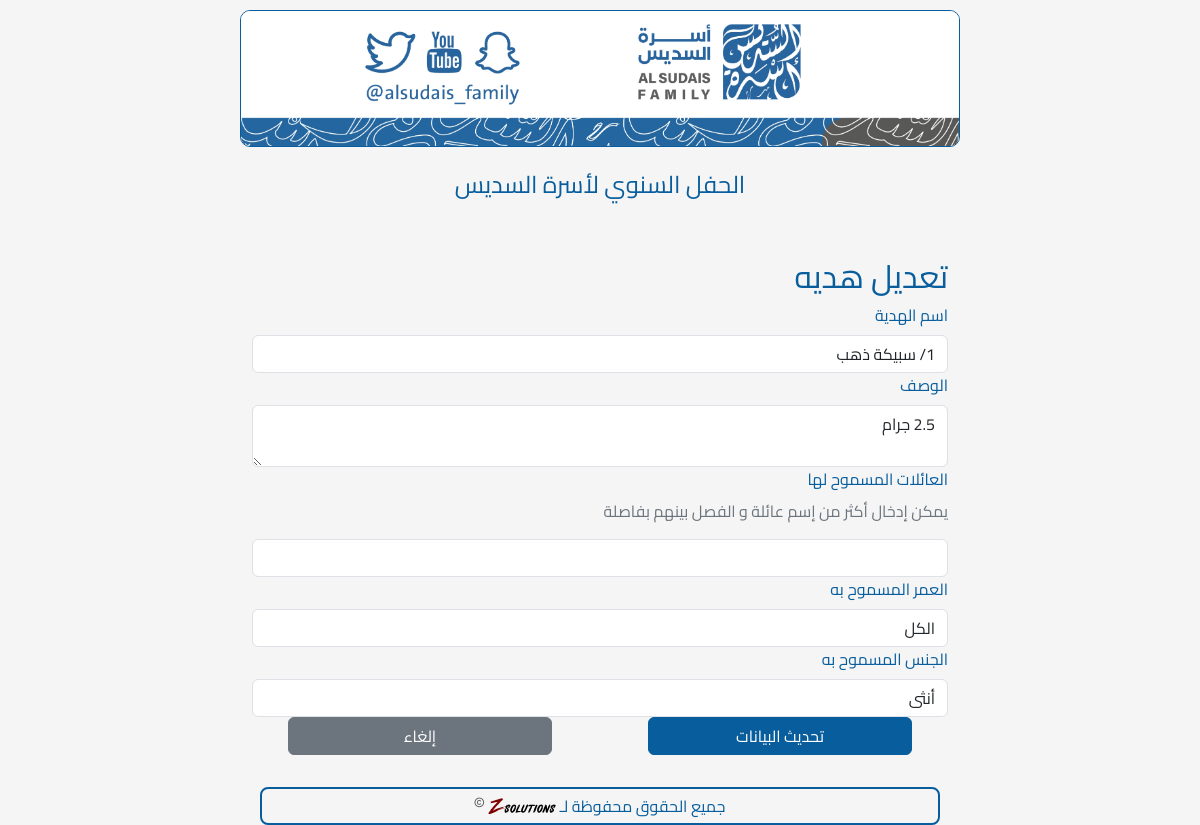
Page /prizes/edit/1 on the earlier database version.
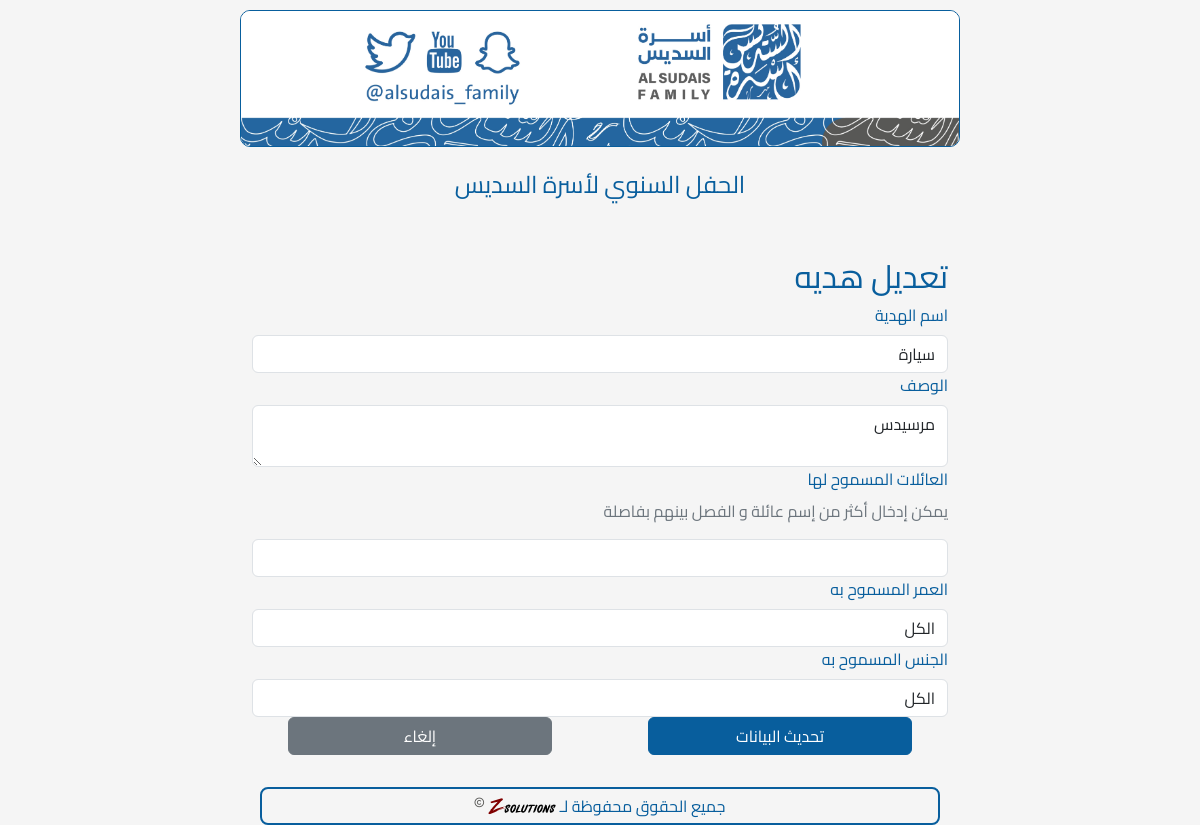
Same page on the later database version.
### app.py (models this page shows, shortened)
class Prize(db.Model):
    __tablename__ = "prize"
    id = db.Column(db.Integer, primary_key=True)
    name = db.Column(db.String(100), nullable=False)
    description = db.Column(db.Text)
    guest_registration_number = db.Column(db.String(4))
    allowed_families = db.Column(db.String(100))
    allowed_age_range = db.Column(db.String(100))
    allowed_gender = db.Column(db.String(100))
    is_next = db.Column(db.Boolean, default=False)

### app.py (the view, shortened to what this page needs)
@app.route("/prizes/edit/<int:id>", methods=["GET", "POST"])
def edit_prize(id):
    prize = Prize.query.get(id)
    form = PrizeForm(obj=prize)
    return render_template("edit_prize.html", form=form, prize=prize)

### app.py
class PrizeForm(FlaskForm):
    name = StringField("اسم الهدية", validators=[DataRequired()])
    description = TextAreaField("الوصف")
    allowed_families = StringField("العائلات المسموح لها")
    allowed_age_range = SelectField(
        "العمر المسموح به",
        choices=[
            ("الكل", "الكل"),
            ("أقل من 10 سنوات", "أقل من 10 سنوات"),
            ("من 11 سنة حتى 20 سنة", "من 11 سنة حتى 20 سنة"),
            ("من 21 سنة حتى 40 سنة", "من 21 سنة حتى 40 سنة"),
            ("من 41 سنة حتى 60 سنة", "من 41 سنة حتى 60 سنة"),
            ("من 60 سنة فاكثر", "من 60 سنة فاكثر"),
        ],
    )
    allowed_gender = SelectField(
        "الجنس المسموح به", choices=[("الكل", "الكل"), ("ذكر", "ذكر"), ("أنثى", "أنثى")]
    )

### app.py (called while the page is built)
@app.context_processor
def utility_processor():
    return {
        'min': min,
        'max': max  # Also adding max since we might need it
    }

### templates/edit_prize.html (shortened to what this page needs)
<!DOCTYPE html>
{% extends 'base.html' %}
{% block content %}
  <h2>تعديل هديه</h2>
  <form method="post">
    <div class="form-group">
      {{ form.name.label(class="form-label") }}
      {{ form.name(class="form-control") }}
    </div>
    <div class="form-group">
      {{ form.description.label(class="form-label") }}
      {{ form.description(class="form-control") }}
    </div>
    <div class="form-group">
      {{ form.allowed_families.label(class="form-label") }}
      <p class="font-italic font-weight-lighter text-secondary">يمكن إدخال أكثر من إسم عائلة و الفصل بينهم بفاصلة</p>
      {{ form.allowed_families(class="form-control") }}
    </div>
    <div class="form-group">
      {{ form.allowed_age_range.label(class="form-label") }}
      {{ form.allowed_age_range(class="form-control") }}
    </div>
    <div class="form-group">
      {{ form.allowed_gender.label(class="form-label") }}
      {{ form.allowed_gender(class="form-control") }}
    </div>
    <div class="row">
        <button type="submit" class="col btn btn-primary mx-5">تحديث البيانات</button>
        <a href="{{ url_for('list_prizes') }}" class="col btn btn-secondary mx-5">إلغاء</a>
    </div>
</form>
{% endblock %}

Differences in the rows shown:
changed Prize "الكل": name "1/ سبيكة ذهب" → "سيارة"; description "2.5 جرام" → "مرسيدس"; allowed_gender "أنثى" → "الكل"
